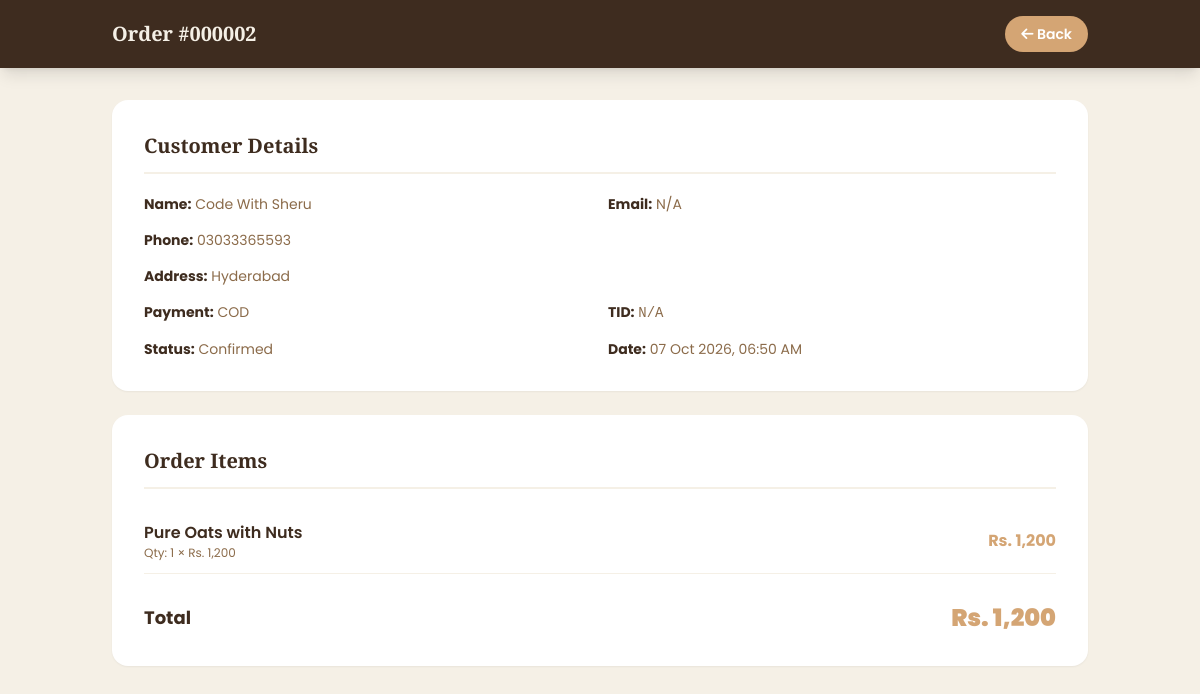
Screenshot of /admin/order_detail.php?id=2 (signed in) with the database file from the repository.
### tables this page shows
CREATE TABLE `orders` (
  `id` int(11) NOT NULL,
  `customer_name` varchar(255) NOT NULL,
  `customer_email` varchar(254) DEFAULT NULL,
  `phone` varchar(20) NOT NULL,
  `address` text NOT NULL,
  `total_amount` decimal(10,2) NOT NULL,
  `payment_method` varchar(50) NOT NULL,
  `transaction_id` varchar(100) DEFAULT NULL,
  `status` enum('Pending','Confirmed','Shipped','Delivered','Cancelled') DEFAULT 'Pending',
  `created_at` timestamp NOT NULL DEFAULT current_timestamp()
);

CREATE TABLE `order_items` (
  `id` int(11) NOT NULL,
  `order_id` int(11) NOT NULL,
  `product_id` int(11) NOT NULL,
  `quantity` int(11) NOT NULL,
  `price` decimal(10,2) NOT NULL
);

CREATE TABLE `products` (
  `id` int(11) NOT NULL,
  `name` varchar(255) NOT NULL,
  `price` decimal(10,2) NOT NULL,
  `image` varchar(255) DEFAULT NULL,
  `description` text DEFAULT NULL
);

### admin/order_detail.php (the view, shortened to what this page needs)
<?php
include '../config/db.php';
$id = filter_input(INPUT_GET, 'id', FILTER_VALIDATE_INT);
$order_stmt = $conn->prepare("SELECT * FROM orders WHERE id = ? LIMIT 1");
$order_stmt->bind_param("i", $id);
$order_stmt->execute();
$order_result = $order_stmt->get_result();
$order = $order_result->fetch_assoc();
$items_stmt = $conn->prepare("SELECT oi.*, p.name FROM order_items oi
                              LEFT JOIN products p ON oi.product_id = p.id
                              WHERE oi.order_id = ?");
$items_stmt->bind_param("i", $id);
$items_stmt->execute();
$items = $items_stmt->get_result();
?>
<!DOCTYPE html>
<html lang="en">
<head>
    <script src="https://cdn.tailwindcss.com"></script>
    <link rel="stylesheet" href="https://cdnjs.cloudflare.com/ajax/libs/font-awesome/6.4.0/css/all.min.css">
</head>
<body class="font-body bg-cream min-h-screen">
<header class="bg-choco text-cream shadow-lg">
    <div class="max-w-5xl mx-auto px-4 sm:px-6 py-4 flex justify-between items-center">
        <h1 class="font-display font-bold text-lg sm:text-xl">Order #<?php echo str_pad($id, 6, '0', STR_PAD_LEFT); ?></h1>
        <a href="dashboard.php" class="bg-oat hover:bg-oat-dark text-white px-4 py-2 rounded-full text-sm font-semibold">
            <i class="fas fa-arrow-left"></i> Back
        </a>
    </div>
</header>
<main class="max-w-5xl mx-auto px-4 sm:px-6 py-8">
    <div class="bg-white rounded-2xl shadow-sm p-6 sm:p-8 mb-6">
        <h2 class="font-display text-xl font-bold text-choco mb-5 pb-3 border-b-2 border-cream">Customer Details</h2>
        <div class="grid sm:grid-cols-2 gap-4 text-sm">
            <div><strong class="text-choco">Name:</strong> <span class="text-brown"><?php echo htmlspecialchars($order['customer_name']); ?></span></div>
            <div><strong class="text-choco">Email:</strong> <span class="text-brown"><?php echo htmlspecialchars($order['customer_email'] ?? 'N/A', ENT_QUOTES, 'UTF-8'); ?></span></div>
            <div><strong class="text-choco">Phone:</strong> <span class="text-brown"><?php echo htmlspecialchars($order['phone']); ?></span></div>
            <div class="sm:col-span-2"><strong class="text-choco">Address:</strong> <span class="text-brown"><?php echo htmlspecialchars($order['address']); ?></span></div>
            <div><strong class="text-choco">Payment:</strong> <span class="text-brown"><?php echo htmlspecialchars($order['payment_method'], ENT_QUOTES, 'UTF-8'); ?></span></div>
            <div><strong class="text-choco">TID:</strong> <span class="text-brown font-mono"><?php echo htmlspecialchars($order['transaction_id'] ?: 'N/A', ENT_QUOTES, 'UTF-8'); ?></span></div>
            <div><strong class="text-choco">Status:</strong> <span class="text-brown"><?php echo htmlspecialchars($order['status'], ENT_QUOTES, 'UTF-8'); ?></span></div>
            <div><strong class="text-choco">Date:</strong> <span class="text-brown"><?php echo date('d M Y, h:i A', strtotime($order['created_at'])); ?></span></div>
        </div>
    </div>
    <div class="bg-white rounded-2xl shadow-sm p-6 sm:p-8">
        <h2 class="font-display text-xl font-bold text-choco mb-5 pb-3 border-b-2 border-cream">Order Items</h2>
        <div class="space-y-3">
            <?php while($i = $items->fetch_assoc()): ?>
                <div class="flex justify-between items-center py-3 border-b border-cream">
                    <div>
                        <p class="font-semibold text-choco"><?php echo htmlspecialchars($i['name'] ?? 'Product'); ?></p>
                        <p class="text-xs text-brown">Qty: <?php echo $i['quantity']; ?> × Rs. <?php echo number_format($i['price']); ?></p>
                    </div>
                    <p class="font-bold text-oat">Rs. <?php echo number_format($i['price'] * $i['quantity']); ?></p>
                </div>
            <?php endwhile; ?>
            <div class="flex justify-between items-center pt-4">
                <span class="font-bold text-choco text-lg">Total</span>
                <span class="font-black text-oat text-2xl">Rs. <?php echo number_format($order['total_amount']); ?></span>
            </div>
        </div>
    </div>
</main>
</body>
</html>

### rows the page displays
orders: customer_name "Code With Sheru", customer_email "N/A", phone "03033365593", address "Hyderabad", payment_method "COD", transaction "N/A", status "Confirmed", created_at "07 Oct 2026, 06:50 AM", total_amount "1,200"
order_items: product.name "Pure Oats with Nuts", quantity "1", price "1,200", $i['price'] * $i['quantity'] "1,200"

### other values shown
str_pad($id, 6, '0', STR_PAD_LEFT) "000002"
